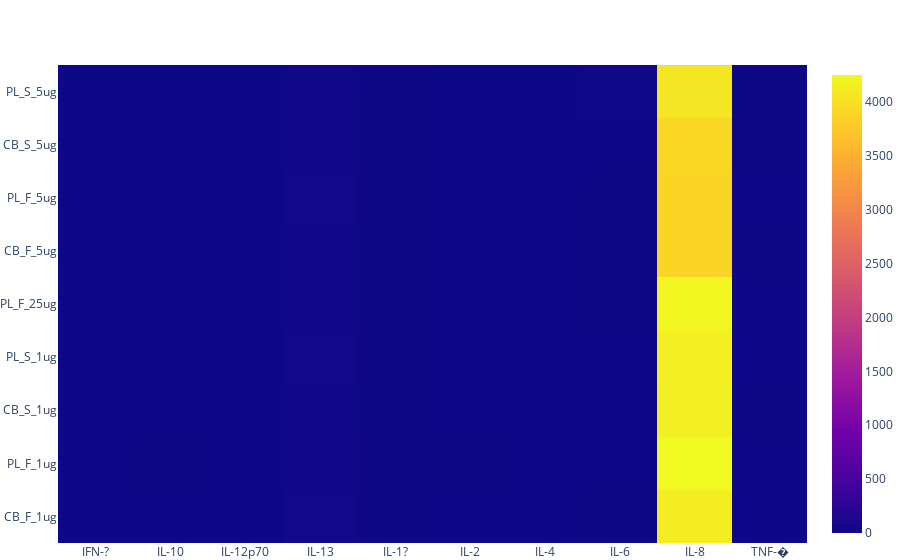

Source (notebook cell):
### Markdown cell above
## 63O

### Code cell
showHM_perGrp("63O")

### Figure 1 — Plotly figure (JSON) as saved in the notebook; plotly's stock layout.template omitted (floating-point values rounded to 4 significant figures; data arrays with more than 128 entries replaced by an {"elided": "..."} marker saying what was removed)
{"data": [{"transpose": true, "type": "heatmap", "x": {"elided": "260 str values"}, "y": {"elided": "260 str values"}, "z": {"elided": "260 float values"}}], "layout": {"autosize": true, "margin": {"b": 0, "l": 0, "r": 0, "t": 65}, "xaxis": {"autorange": true, "range": [-0.5, 9.5], "type": "category"}, "yaxis": {"autorange": true, "range": [-0.5, 8.5], "type": "category"}}}
